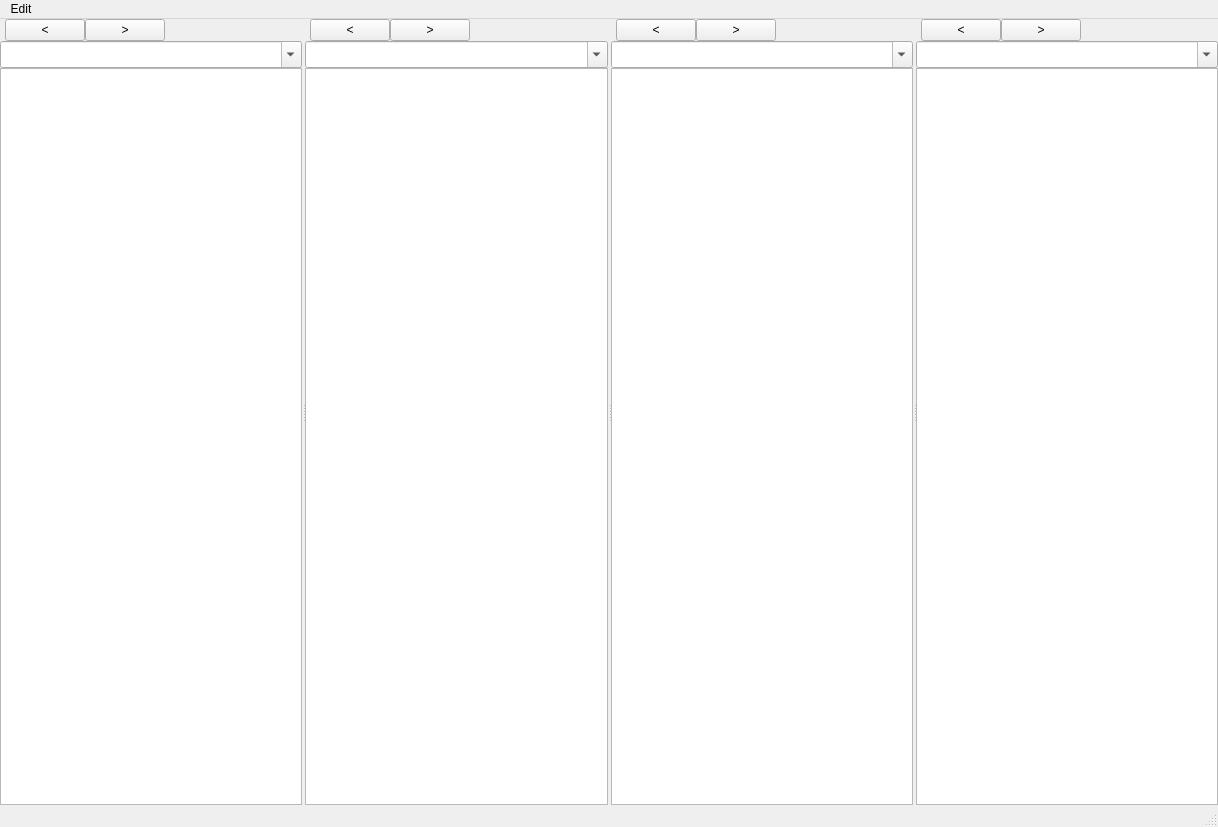
<?xml version="1.0" encoding="UTF-8"?>
<ui version="4.0">
 <class>MainWindow</class>
 <widget class="QMainWindow" name="MainWindow">
  <property name="geometry">
   <rect>
    <x>0</x>
    <y>0</y>
    <width>1218</width>
    <height>827</height>
   </rect>
  </property>
  <property name="windowTitle">
   <string>MainWindow</string>
  </property>
  <property name="documentMode">
   <bool>false</bool>
  </property>
  <widget class="QWidget" name="centralwidget">
   <layout class="QHBoxLayout" name="horizontalLayout">
    <property name="spacing">
     <number>2</number>
    </property>
    <property name="leftMargin">
     <number>0</number>
    </property>
    <property name="topMargin">
     <number>0</number>
    </property>
    <property name="rightMargin">
     <number>0</number>
    </property>
    <property name="bottomMargin">
     <number>0</number>
    </property>
    <item>
     <widget class="QSplitter" name="splitter">
      <property name="frameShape">
       <enum>QFrame::NoFrame</enum>
      </property>
      <property name="lineWidth">
       <number>0</number>
      </property>
      <property name="orientation">
       <enum>Qt::Horizontal</enum>
      </property>
      <property name="opaqueResize">
       <bool>true</bool>
      </property>
      <property name="handleWidth">
       <number>3</number>
      </property>
      <property name="childrenCollapsible">
       <bool>false</bool>
      </property>
      <widget class="QWidget" name="widget" native="true">
       <layout class="QVBoxLayout" name="verticalLayout">
        <property name="spacing">
         <number>0</number>
        </property>
        <property name="leftMargin">
         <number>0</number>
        </property>
        <property name="topMargin">
         <number>0</number>
        </property>
        <property name="rightMargin">
         <number>0</number>
        </property>
        <property name="bottomMargin">
         <number>0</number>
        </property>
        <item>
         <layout class="QHBoxLayout" name="horizontalLayout_2">
          <property name="spacing">
           <number>0</number>
          </property>
          <property name="leftMargin">
           <number>5</number>
          </property>
          <property name="rightMargin">
           <number>5</number>
          </property>
          <item alignment="Qt::AlignLeft">
           <widget class="QPushButton" name="backButton">
            <property name="text">
             <string>&lt;</string>
            </property>
           </widget>
          </item>
          <item alignment="Qt::AlignLeft">
           <widget class="QPushButton" name="forwardButton">
            <property name="enabled">
             <bool>true</bool>
            </property>
            <property name="text">
             <string>&gt;</string>
            </property>
           </widget>
          </item>
          <item>
           <spacer name="horizontalSpacer">
            <property name="orientation">
             <enum>Qt::Horizontal</enum>
            </property>
            <property name="sizeType">
             <enum>QSizePolicy::MinimumExpanding</enum>
            </property>
            <property name="sizeHint" stdset="0">
             <size>
              <width>0</width>
              <height>0</height>
             </size>
            </property>
           </spacer>
          </item>
         </layout>
        </item>
        <item>
         <widget class="QComboBox" name="pathBox">
          <property name="font">
           <font>
            <family>Segoe UI</family>
            <pointsize>12</pointsize>
            <weight>50</weight>
            <italic>false</italic>
            <bold>false</bold>
           </font>
          </property>
          <property name="locale">
           <locale language="Russian" country="Ukraine"/>
          </property>
          <property name="editable">
           <bool>true</bool>
          </property>
          <property name="currentText">
           <string/>
          </property>
          <property name="maxCount">
           <number>20</number>
          </property>
          <property name="insertPolicy">
           <enum>QComboBox::InsertAtTop</enum>
          </property>
          <property name="duplicatesEnabled">
           <bool>false</bool>
          </property>
          <property name="modelColumn">
           <number>0</number>
          </property>
         </widget>
        </item>
        <item>
         <widget class="QListWidget" name="mainList">
          <property name="minimumSize">
           <size>
            <width>250</width>
            <height>0</height>
           </size>
          </property>
          <property name="font">
           <font>
            <pointsize>14</pointsize>
           </font>
          </property>
          <property name="dragDropMode">
           <enum>QAbstractItemView::NoDragDrop</enum>
          </property>
          <property name="selectionMode">
           <enum>QAbstractItemView::ExtendedSelection</enum>
          </property>
          <property name="iconSize">
           <size>
            <width>0</width>
            <height>0</height>
           </size>
          </property>
          <property name="movement">
           <enum>QListView::Static</enum>
          </property>
          <property name="flow">
           <enum>QListView::TopToBottom</enum>
          </property>
          <property name="isWrapping" stdset="0">
           <bool>true</bool>
          </property>
          <property name="resizeMode">
           <enum>QListView::Adjust</enum>
          </property>
          <property name="layoutMode">
           <enum>QListView::SinglePass</enum>
          </property>
          <property name="viewMode">
           <enum>QListView::IconMode</enum>
          </property>
          <property name="modelColumn">
           <number>0</number>
          </property>
          <property name="uniformItemSizes">
           <bool>false</bool>
          </property>
          <property name="selectionRectVisible">
           <bool>true</bool>
          </property>
          <property name="sortingEnabled">
           <bool>false</bool>
          </property>
         </widget>
        </item>
       </layout>
      </widget>
      <widget class="QWidget" name="widget_2" native="true">
       <layout class="QVBoxLayout" name="verticalLayout_2">
        <property name="spacing">
         <number>0</number>
        </property>
        <property name="leftMargin">
         <number>0</number>
        </property>
        <property name="topMargin">
         <number>0</number>
        </property>
        <property name="rightMargin">
         <number>0</number>
        </property>
        <property name="bottomMargin">
         <number>0</number>
        </property>
        <item>
         <layout class="QHBoxLayout" name="horizontalLayout_3">
          <property name="spacing">
           <number>0</number>
          </property>
          <property name="leftMargin">
           <number>5</number>
          </property>
          <property name="rightMargin">
           <number>5</number>
          </property>
          <item>
           <widget class="QPushButton" name="backButton_2">
            <property name="text">
             <string>&lt;</string>
            </property>
           </widget>
          </item>
          <item>
           <widget class="QPushButton" name="forwardButton_2">
            <property name="text">
             <string>&gt;</string>
            </property>
           </widget>
          </item>
          <item>
           <spacer name="horizontalSpacer_2">
            <property name="orientation">
             <enum>Qt::Horizontal</enum>
            </property>
            <property name="sizeType">
             <enum>QSizePolicy::MinimumExpanding</enum>
            </property>
            <property name="sizeHint" stdset="0">
             <size>
              <width>0</width>
              <height>0</height>
             </size>
            </property>
           </spacer>
          </item>
         </layout>
        </item>
        <item>
         <widget class="QComboBox" name="pathBox_2">
          <property name="font">
           <font>
            <family>Segoe UI</family>
            <pointsize>12</pointsize>
            <weight>50</weight>
            <italic>false</italic>
            <bold>false</bold>
           </font>
          </property>
          <property name="locale">
           <locale language="Russian" country="Ukraine"/>
          </property>
          <property name="editable">
           <bool>true</bool>
          </property>
          <property name="currentText">
           <string/>
          </property>
          <property name="maxCount">
           <number>20</number>
          </property>
          <property name="insertPolicy">
           <enum>QComboBox::InsertAtTop</enum>
          </property>
          <property name="duplicatesEnabled">
           <bool>false</bool>
          </property>
          <property name="modelColumn">
           <number>0</number>
          </property>
         </widget>
        </item>
        <item>
         <widget class="QListWidget" name="mainList_2">
          <property name="minimumSize">
           <size>
            <width>250</width>
            <height>0</height>
           </size>
          </property>
          <property name="font">
           <font>
            <pointsize>14</pointsize>
           </font>
          </property>
          <property name="selectionMode">
           <enum>QAbstractItemView::ExtendedSelection</enum>
          </property>
          <property name="movement">
           <enum>QListView::Static</enum>
          </property>
          <property name="flow">
           <enum>QListView::TopToBottom</enum>
          </property>
          <property name="resizeMode">
           <enum>QListView::Adjust</enum>
          </property>
          <property name="viewMode">
           <enum>QListView::IconMode</enum>
          </property>
          <property name="batchSize">
           <number>100</number>
          </property>
          <property name="selectionRectVisible">
           <bool>true</bool>
          </property>
         </widget>
        </item>
       </layout>
      </widget>
      <widget class="QWidget" name="widget_3" native="true">
       <layout class="QVBoxLayout" name="verticalLayout_3">
        <property name="spacing">
         <number>0</number>
        </property>
        <property name="leftMargin">
         <number>0</number>
        </property>
        <property name="topMargin">
         <number>0</number>
        </property>
        <property name="rightMargin">
         <number>0</number>
        </property>
        <property name="bottomMargin">
         <number>0</number>
        </property>
        <item>
         <layout class="QHBoxLayout" name="horizontalLayout_4">
          <property name="spacing">
           <number>0</number>
          </property>
          <property name="leftMargin">
           <number>5</number>
          </property>
          <property name="rightMargin">
           <number>5</number>
          </property>
          <item>
           <widget class="QPushButton" name="backButton_3">
            <property name="text">
             <string>&lt;</string>
            </property>
           </widget>
          </item>
          <item>
           <widget class="QPushButton" name="forwardButton_3">
            <property name="text">
             <string>&gt;</string>
            </property>
           </widget>
          </item>
          <item>
           <spacer name="horizontalSpacer_3">
            <property name="orientation">
             <enum>Qt::Horizontal</enum>
            </property>
            <property name="sizeType">
             <enum>QSizePolicy::MinimumExpanding</enum>
            </property>
            <property name="sizeHint" stdset="0">
             <size>
              <width>0</width>
              <height>0</height>
             </size>
            </property>
           </spacer>
          </item>
         </layout>
        </item>
        <item>
         <widget class="QComboBox" name="pathBox_3">
          <property name="font">
           <font>
            <family>Segoe UI</family>
            <pointsize>12</pointsize>
            <weight>50</weight>
            <italic>false</italic>
            <bold>false</bold>
           </font>
          </property>
          <property name="locale">
           <locale language="Russian" country="Ukraine"/>
          </property>
          <property name="editable">
           <bool>true</bool>
          </property>
          <property name="currentText">
           <string/>
          </property>
          <property name="maxCount">
           <number>20</number>
          </property>
          <property name="insertPolicy">
           <enum>QComboBox::InsertAtTop</enum>
          </property>
          <property name="duplicatesEnabled">
           <bool>false</bool>
          </property>
          <property name="modelColumn">
           <number>0</number>
          </property>
         </widget>
        </item>
        <item>
         <widget class="QListWidget" name="mainList_3">
          <property name="minimumSize">
           <size>
            <width>250</width>
            <height>0</height>
           </size>
          </property>
          <property name="font">
           <font>
            <pointsize>14</pointsize>
           </font>
          </property>
          <property name="selectionMode">
           <enum>QAbstractItemView::ExtendedSelection</enum>
          </property>
          <property name="movement">
           <enum>QListView::Static</enum>
          </property>
          <property name="flow">
           <enum>QListView::TopToBottom</enum>
          </property>
          <property name="resizeMode">
           <enum>QListView::Adjust</enum>
          </property>
          <property name="viewMode">
           <enum>QListView::IconMode</enum>
          </property>
          <property name="batchSize">
           <number>100</number>
          </property>
          <property name="selectionRectVisible">
           <bool>true</bool>
          </property>
         </widget>
        </item>
       </layout>
      </widget>
      <widget class="QWidget" name="widget_4" native="true">
       <layout class="QVBoxLayout" name="verticalLayout_4">
        <property name="spacing">
         <number>0</number>
        </property>
        <property name="leftMargin">
         <number>0</number>
        </property>
        <property name="topMargin">
         <number>0</number>
        </property>
        <property name="rightMargin">
         <number>0</number>
        </property>
        <property name="bottomMargin">
         <number>0</number>
        </property>
        <item>
         <layout class="QHBoxLayout" name="horizontalLayout_5">
          <property name="spacing">
           <number>0</number>
          </property>
          <property name="leftMargin">
           <number>5</number>
          </property>
          <property name="rightMargin">
           <number>5</number>
          </property>
          <item>
           <widget class="QPushButton" name="backButton_4">
            <property name="text">
             <string>&lt;</string>
            </property>
           </widget>
          </item>
          <item>
           <widget class="QPushButton" name="forwardButton_4">
            <property name="text">
             <string>&gt;</string>
            </property>
           </widget>
          </item>
          <item>
           <spacer name="horizontalSpacer_4">
            <property name="orientation">
             <enum>Qt::Horizontal</enum>
            </property>
            <property name="sizeType">
             <enum>QSizePolicy::MinimumExpanding</enum>
            </property>
            <property name="sizeHint" stdset="0">
             <size>
              <width>0</width>
              <height>0</height>
             </size>
            </property>
           </spacer>
          </item>
         </layout>
        </item>
        <item>
         <widget class="QComboBox" name="pathBox_4">
          <property name="font">
           <font>
            <family>Segoe UI</family>
            <pointsize>12</pointsize>
            <weight>50</weight>
            <italic>false</italic>
            <bold>false</bold>
           </font>
          </property>
          <property name="autoFillBackground">
           <bool>false</bool>
          </property>
          <property name="locale">
           <locale language="Russian" country="Ukraine"/>
          </property>
          <property name="editable">
           <bool>true</bool>
          </property>
          <property name="currentText">
           <string/>
          </property>
          <property name="maxCount">
           <number>20</number>
          </property>
          <property name="insertPolicy">
           <enum>QComboBox::InsertAtTop</enum>
          </property>
          <property name="duplicatesEnabled">
           <bool>false</bool>
          </property>
          <property name="modelColumn">
           <number>0</number>
          </property>
         </widget>
        </item>
        <item>
         <widget class="QListWidget" name="mainList_4">
          <property name="enabled">
           <bool>true</bool>
          </property>
          <property name="minimumSize">
           <size>
            <width>250</width>
            <height>0</height>
           </size>
          </property>
          <property name="font">
           <font>
            <pointsize>14</pointsize>
           </font>
          </property>
          <property name="frameShadow">
           <enum>QFrame::Sunken</enum>
          </property>
          <property name="selectionMode">
           <enum>QAbstractItemView::ExtendedSelection</enum>
          </property>
          <property name="movement">
           <enum>QListView::Static</enum>
          </property>
          <property name="flow">
           <enum>QListView::TopToBottom</enum>
          </property>
          <property name="isWrapping" stdset="0">
           <bool>true</bool>
          </property>
          <property name="resizeMode">
           <enum>QListView::Adjust</enum>
          </property>
          <property name="viewMode">
           <enum>QListView::IconMode</enum>
          </property>
          <property name="batchSize">
           <number>100</number>
          </property>
          <property name="selectionRectVisible">
           <bool>true</bool>
          </property>
          <property name="sortingEnabled">
           <bool>false</bool>
          </property>
         </widget>
        </item>
       </layout>
      </widget>
     </widget>
    </item>
   </layout>
  </widget>
  <widget class="QMenuBar" name="menubar">
   <property name="geometry">
    <rect>
     <x>0</x>
     <y>0</y>
     <width>1218</width>
     <height>26</height>
    </rect>
   </property>
   <widget class="QMenu" name="menuEdit">
    <property name="title">
     <string>Edit</string>
    </property>
    <addaction name="Add_Frame"/>
    <addaction name="Hide_Frame"/>
    <addaction name="separator"/>
    <addaction name="Exit_Action"/>
   </widget>
   <addaction name="menuEdit"/>
  </widget>
  <widget class="QStatusBar" name="statusbar"/>
  <action name="actionsmth">
   <property name="text">
    <string>smth</string>
   </property>
  </action>
  <action name="Add_Frame">
   <property name="text">
    <string>Add Frame</string>
   </property>
  </action>
  <action name="Hide_Frame">
   <property name="text">
    <string>Hide Frame</string>
   </property>
  </action>
  <action name="actionExit">
   <property name="text">
    <string>Exit</string>
   </property>
  </action>
  <action name="Exit_Action">
   <property name="text">
    <string>Exit</string>
   </property>
  </action>
 </widget>
 <resources/>
 <connections/>
</ui>
